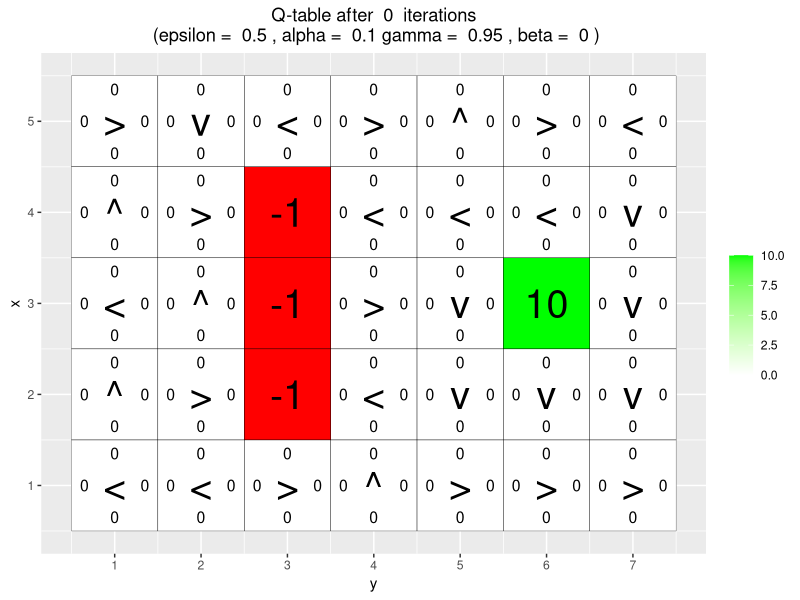
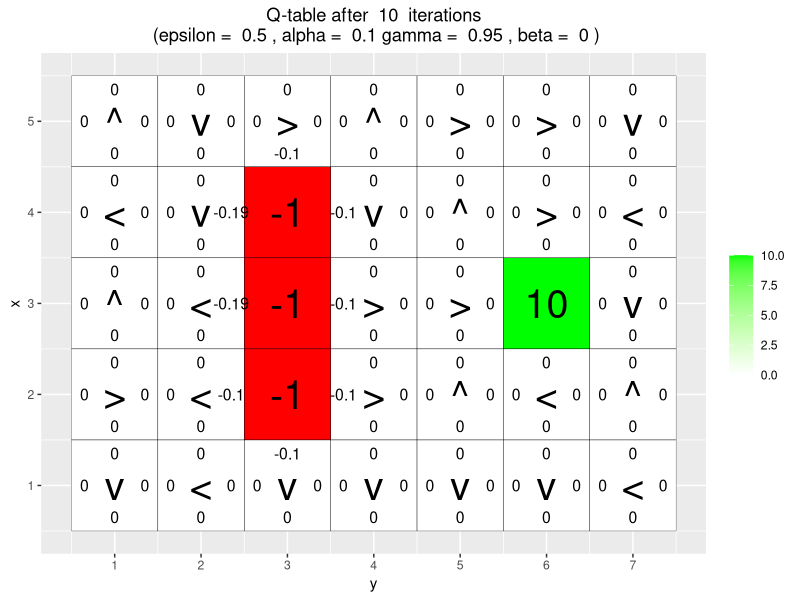
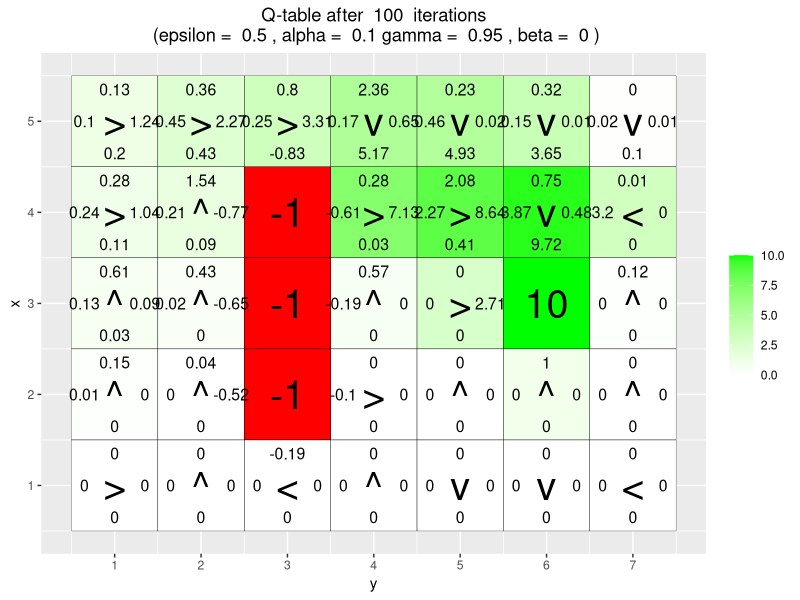
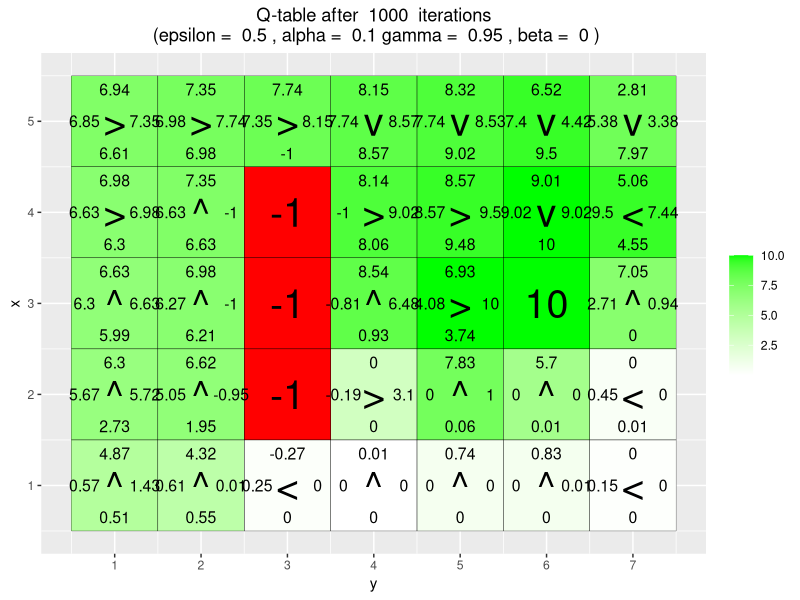
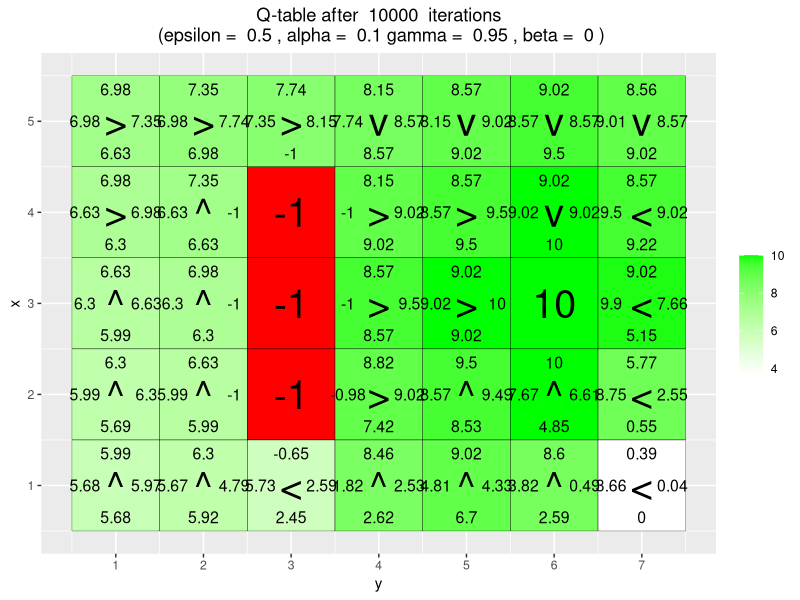
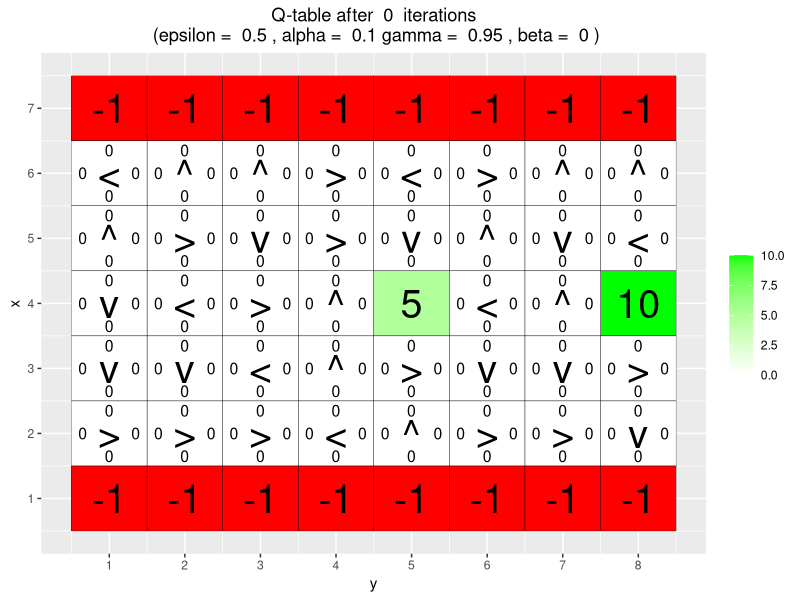
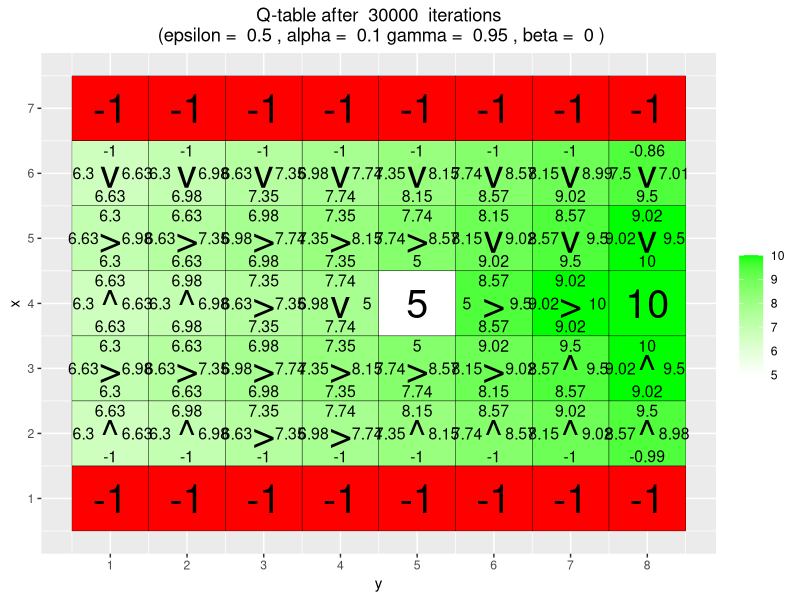
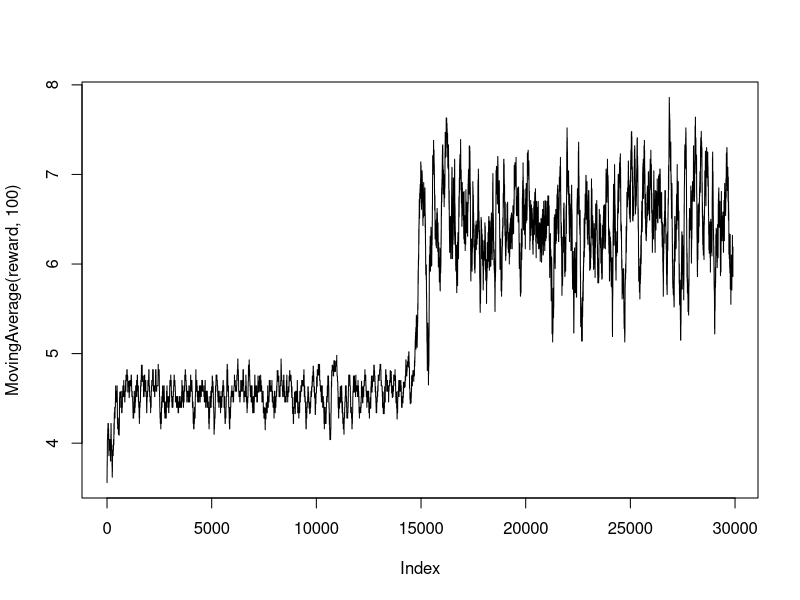

Generate these figures, in order, with R: (Note: a time limit stopped this script after it produced the figures.)
# By Jose M. Peña and Joel Oskarsson.
# For teaching purposes.
# jose.m.pena@liu.se.

#####################################################################################################
# Q-learning
#####################################################################################################

# install.packages("ggplot2")
# install.packages("vctrs")
library(ggplot2)

# If you do not see four arrows in line 16, then do the following:
# File/Reopen with Encoding/UTF-8

arrows <- c("^", ">", "v", "<")
action_deltas <- list(c(1,0), # up
                      c(0,1), # right
                      c(-1,0), # down
                      c(0,-1)) # left

vis_environment <- function(iterations=0, epsilon = 0.5, alpha = 0.1, gamma = 0.95, beta = 0){
  
  # Visualize an environment with rewards. 
  # Q-values for all actions are displayed on the edges of each tile.
  # The (greedy) policy for each state is also displayed.
  # 
  # Args:
  #   iterations, epsilon, alpha, gamma, beta (optional): for the figure title.
  #   reward_map (global variable): a HxW array containing the reward given at each state.
  #   q_table (global variable): a HxWx4 array containing Q-values for each state-action pair.
  #   H, W (global variables): environment dimensions.
  
  df <- expand.grid(x=1:H,y=1:W)
  foo <- mapply(function(x,y) ifelse(reward_map[x,y] == 0,q_table[x,y,1],NA),df$x,df$y)
  df$val1 <- as.vector(round(foo, 2))
  foo <- mapply(function(x,y) ifelse(reward_map[x,y] == 0,q_table[x,y,2],NA),df$x,df$y)
  df$val2 <- as.vector(round(foo, 2))
  foo <- mapply(function(x,y) ifelse(reward_map[x,y] == 0,q_table[x,y,3],NA),df$x,df$y)
  df$val3 <- as.vector(round(foo, 2))
  foo <- mapply(function(x,y) ifelse(reward_map[x,y] == 0,q_table[x,y,4],NA),df$x,df$y)
  df$val4 <- as.vector(round(foo, 2))
  foo <- mapply(function(x,y) 
    ifelse(reward_map[x,y] == 0,arrows[GreedyPolicy(x,y)],reward_map[x,y]),df$x,df$y)
  df$val5 <- as.vector(foo)
  foo <- mapply(function(x,y) ifelse(reward_map[x,y] == 0,max(q_table[x,y,]),
                                     ifelse(reward_map[x,y]<0,NA,reward_map[x,y])),df$x,df$y)
  df$val6 <- as.vector(foo)
  
  print(ggplot(df,aes(x = y,y = x)) +
          scale_fill_gradient(low = "white", high = "green", na.value = "red", name = "") +
          geom_tile(aes(fill=val6)) +
          geom_text(aes(label = val1),size = 4,nudge_y = .35,na.rm = TRUE) +
          geom_text(aes(label = val2),size = 4,nudge_x = .35,na.rm = TRUE) +
          geom_text(aes(label = val3),size = 4,nudge_y = -.35,na.rm = TRUE) +
          geom_text(aes(label = val4),size = 4,nudge_x = -.35,na.rm = TRUE) +
          geom_text(aes(label = val5),size = 10) +
          geom_tile(fill = 'transparent', colour = 'black') + 
          ggtitle(paste("Q-table after ",iterations," iterations\n",
                        "(epsilon = ",epsilon,", alpha = ",alpha,"gamma = ",gamma,", beta = ",beta,")")) +
          theme(plot.title = element_text(hjust = 0.5)) +
          scale_x_continuous(breaks = c(1:W),labels = c(1:W)) +
          scale_y_continuous(breaks = c(1:H),labels = c(1:H)))
  
}

GreedyPolicy <- function(x, y){
  
  # Get a greedy action for state (x,y) from q_table.
  #
  # Args:
  #   x, y: state coordinates.
  #   q_table (global variable): a HxWx4 array containing Q-values for each state-action pair.
  # 
  # Returns:
  #   An action, i.e. integer in {1,2,3,4}.
  
  # Your code here.
  index=which.max(rank(q_table[x,y,], ties.method = "random"))
  return (index)
}

EpsilonGreedyPolicy <- function(x, y, epsilon){
  
  # Get an epsilon-greedy action for state (x,y) from q_table.
  #
  # Args:
  #   x, y: state coordinates.
  #   epsilon: probability of acting randomly.
  # 
  # Returns:
  #   An action, i.e. integer in {1,2,3,4}.
  
  # Your code here.
  moves <- c(1,2,3,4)
  r <- runif(1)
  if(r<epsilon) {
   return(sample(x = moves, size = 1))
  }
  return(GreedyPolicy(x,y))
}

transition_model <- function(x, y, action, beta){
  
  # Computes the new state after given action is taken. The agent will follow the action 
  # with probability (1-beta) and slip to the right or left with probability beta/2 each.
  # 
  # Args:
  #   x, y: state coordinates.
  #   action: which action the agent takes (in {1,2,3,4}).
  #   beta: probability of the agent slipping to the side when trying to move.
  #   H, W (global variables): environment dimensions.
  # 
  # Returns:
  #   The new state after the action has been taken.
  
  delta <- sample(-1:1, size = 1, prob = c(0.5*beta,1-beta,0.5*beta))
  final_action <- ((action + delta + 3) %% 4) + 1
  foo <- c(x,y) + unlist(action_deltas[final_action])
  foo <- pmax(c(1,1),pmin(foo,c(H,W)))
  
  return (foo)
}

q_learning <- function(start_state, epsilon = 0.5, alpha = 0.1, gamma = 0.95, 
                       beta = 0){
  
  # Perform one episode of Q-learning. The agent should move around in the 
  # environment using the given transition model and update the Q-table.
  # The episode ends when the agent reaches a terminal state.
  # 
  # Args:
  #   start_state: array with two entries, describing the starting position of the agent.
  #   epsilon (optional): probability of acting greedily.
  #   alpha (optional): learning rate.
  #   gamma (optional): discount factor.
  #   beta (optional): slipping factor.
  #   reward_map (global variable): a HxW array containing the reward given at each state.
  #   q_table (global variable): a HxWx4 array containing Q-values for each state-action pair.
  # 
  # Returns:
  #   reward: reward received in the episode.
  #   correction: sum of the temporal difference correction terms over the episode.
  #   q_table (global variable): Recall that R passes arguments by value. So, q_table being
  #   a global variable can be modified with the superassigment operator <<-.
  
  # Your code here.
  current_state <- start_state
  episode_correction <- 0
  repeat{
    # Follow policy, execute action, get reward.
    action <- EpsilonGreedyPolicy(current_state[1], current_state[2], epsilon)
    new_state <- transition_model(current_state[1], current_state[2], action, beta)
    correction <- gamma*max(q_table[new_state[1], new_state[2], ]) - q_table[current_state[1], current_state[2], action]
    reward <- reward_map[new_state[1], new_state[2]]
    # Q-table update.
    q_table[current_state[1], current_state[2], action] <<- q_table[current_state[1], current_state[2], action] + alpha*(reward + correction)
    # Set S to S' and aggregate the step correction
    current_state <- new_state
    episode_correction <- episode_correction + correction
    if(reward!=0)
      # End episode.
      return (c(reward,episode_correction))
  }
}

#####################################################################################################
# Q-Learning Environments
#####################################################################################################

# Environment A (learning)

H <- 5
W <- 7

reward_map <- matrix(0, nrow = H, ncol = W)
reward_map[3,6] <- 10
reward_map[2:4,3] <- -1

q_table <- array(0,dim = c(H,W,4))

vis_environment()

for(i in 1:10000){
  foo <- q_learning(start_state = c(3,1))
  
  if(any(i==c(10,100,1000,10000)))
    vis_environment(i)
}

# Environment B (the effect of epsilon and gamma)

H <- 7
W <- 8

reward_map <- matrix(0, nrow = H, ncol = W)
reward_map[1,] <- -1
reward_map[7,] <- -1
reward_map[4,5] <- 5
reward_map[4,8] <- 10

q_table <- array(0,dim = c(H,W,4))

vis_environment()

MovingAverage <- function(x, n){
  
  cx <- c(0,cumsum(x))
  rsum <- (cx[(n+1):length(cx)] - cx[1:(length(cx) - n)]) / n
  
  return (rsum)
}

for(j in c(0.95)){
  q_table <- array(0,dim = c(H,W,4))
  reward <- NULL
  correction <- NULL
  
  for(i in 1:30000){
    foo <- q_learning(gamma = j, start_state = c(4,1))
    reward <- c(reward,foo[1])
    correction <- c(correction,foo[2])
  }
  
  vis_environment(i, gamma = j)
  plot(MovingAverage(reward,100),type = "l")
  plot(MovingAverage(correction,100),type = "l")
}

for(j in c(0.5,0.75,0.95)){
  q_table <- array(0,dim = c(H,W,4))
  reward <- NULL
  correction <- NULL
  
  for(i in 1:30000){
    foo <- q_learning(epsilon = 0.1, gamma = j, start_state = c(4,1))
    reward <- c(reward,foo[1])
    correction <- c(correction,foo[2])
  }
  
  vis_environment(i, epsilon = 0.1, gamma = j)
  plot(MovingAverage(reward,100),type = "l")
  plot(MovingAverage(correction,100),type = "l")
}

# Environment C (the effect of beta).

H <- 3
W <- 6

reward_map <- matrix(0, nrow = H, ncol = W)
reward_map[1,2:5] <- -1
reward_map[1,6] <- 10

q_table <- array(0,dim = c(H,W,4))

vis_environment()

for(j in c(0,0.2,0.4,0.66)){
  q_table <- array(0,dim = c(H,W,4))
  
  for(i in 1:10000)
    foo <- q_learning(gamma = 0.6, beta = j, start_state = c(1,1))
  
  vis_environment(i, gamma = 0.6, beta = j)
}
